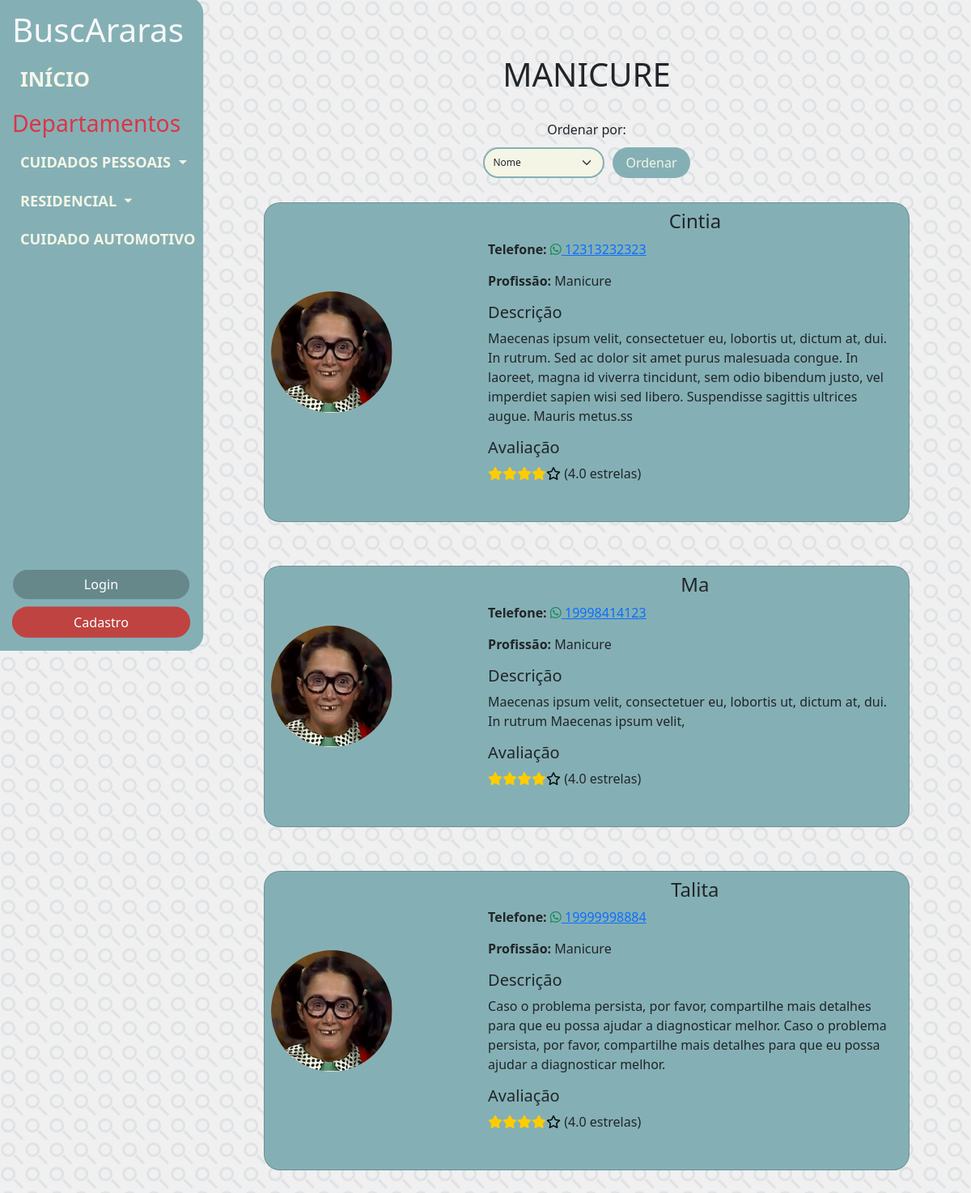
Page /buscararas/lista_profissionais.php?profissao=Manicure on the committed database.
### tables this page shows
CREATE TABLE `profissional` (
  `id_profissional` int(11) NOT NULL,
  `nome_profissional` varchar(50) NOT NULL,
  `senha_profissional` varchar(255) NOT NULL,
  `descricao_profissional` text DEFAULT NULL,
  `email_profissional` varchar(50) NOT NULL,
  `tel_profissional` varchar(11) NOT NULL,
  `ranking_profissional` int(11) NOT NULL,
  `fk_departamentos_id_area` int(11) NOT NULL,
  `fk_profissoes_id_profissao` int(11) NOT NULL
);

### buscararas/lista_profissionais.php (the view, shortened to what this page needs)
<?php
include 'db.php';
$profissaoName = $_GET['profissao'];
$ordenar = isset($_GET['ordenar']) ? $_GET['ordenar'] : 'nome';
if ($ordenar == 'avaliacao') {
    $orderBy = 'media_estrelas DESC';
} else {
    $orderBy = 'p.nome_profissional ASC';
}
try {
    $query = "
        SELECT p.*,
        (SELECT AVG(a.estrelas_avaliacao) FROM avaliacao a WHERE a.fk_profissional_id_profissional = p.id_profissional) AS media_estrelas
        FROM profissional p
        WHERE p.fk_profissoes_id_profissao =
              (SELECT id_profissao FROM profissoes WHERE nome_profissao = :nome_profissao)
        ORDER BY $orderBy";
    $stmt = $conn->prepare($query);
    $stmt->bindParam(':nome_profissao', $profissaoName);
    $stmt->execute();
    $profissionais = $stmt->fetchAll(PDO::FETCH_ASSOC);
} catch (PDOException $e) {
    echo "<p>Ocorreu um erro ao buscar os profissionais: " . $e->getMessage() . "</p>";
    exit;
}
?>
<!DOCTYPE html>
<html lang="pt-br">
<head>
    <link href="https://cdn.jsdelivr.net/npm/bootstrap@5.3.3/dist/css/bootstrap.min.css" rel="stylesheet">
    <link rel="stylesheet" href="css/style.css">
    <link rel="stylesheet" href="https://cdnjs.cloudflare.com/ajax/libs/font-awesome/6.0.0-beta3/css/all.min.css">
</head>
<body>
    <?php include 'includes/sidebar.php'; ?>
    <div class="content d-flex flex-column align-items-center flex-grow-1">
        <div class="container mt-5">
            <h1 style="text-align: center; text-transform: uppercase;"><?php echo htmlspecialchars($profissaoName); ?></h1>
            <br>
            <form method="GET" action="" style="text-align: center;">
                <label for="ordenar" style="margin-bottom: 10px;">Ordenar por:</label>
                <div class="select-container"  style="display: flex; justify-content: center; align-items: center; width: 100%; gap: 10px; margin: 0 auto;">
                    <select class="form-select custom-select" name="ordenar" id="ordenar" style="width: 150px; height: 38px; border: 2px solid #84B0B5; border-radius: 20px; padding: 5px 10px; margin: 0; box-sizing: border-box;">
                        <option value="nome" <?php echo isset($_GET['ordenar']) && $_GET['ordenar'] == 'nome' ? 'selected' : ''; ?>>Nome</option>
                    </select>
                    <button type="submit" class="btn hoverando verdinho" style="border-radius: 20px; height: 38px; padding: 5px 15px; margin: 0; box-sizing: border-box; width: auto;">Ordenar</button>
                </div>
            </form>
            <?php if (count($profissionais) > 0): ?>
                <?php foreach ($profissionais as $profissional): ?>
                    <div class="w-100 mb-4">
                        <div class="card form-card w-500 p-2 profile-container">
                            <div class="row align-items-center-perfil mb-4" style="cursor: pointer;"
                                 onclick="window.location.href='perfilunico.php?id=<?php echo $profissional['id_profissional']; ?>';">
                                <div class="col-md-4 text-center">
                                    <img src="img/chiquinha.jpg" alt="Foto do Profissional" class="img-fluid rounded-circle profile-photo">
                                </div>
                                <div class="col-md-8 profile-info">
                                        <h4 class="text-center" style="text-transform: capitalize;"><?php echo htmlspecialchars($profissional['nome_profissional']); ?></h4>
                                        <p><strong>Telefone:</strong>
                                        <a href="https://wa.me/55<?php echo htmlspecialchars($profissional['tel_profissional']);?>" target="_blank">
                                                <i class="fab fa-whatsapp text-success"></i> <?php echo htmlspecialchars($profissional['tel_profissional']); ?>
                                            </a>
                                        </p>
                                        <p><strong>Profissão:</strong> <?php echo htmlspecialchars($profissaoName); ?></p>
                                        <h5>Descrição</h5>
                                        <p><?php echo htmlspecialchars($profissional['descricao_profissional']); ?></p>
                                        <h5>Avaliação</h5>
                                                <p>
                                                    <?php
                                                    $media_estrelas = isset($profissional['media_estrelas']) ? $profissional['media_estrelas'] : null;
                                                    if ($media_estrelas !== null) {
                                                        $stars_full = floor($media_estrelas);
                                                        $stars_half = ($media_estrelas - $stars_full >= 0.5) ? 1 : 0;
                                                        $stars_empty = 5 - ($stars_full + $stars_half);
                                                        for ($i = 0; $i < $stars_full; $i++) {
                                                            echo '<i class="fas fa-star"></i>';
                                                        }
                                                        for ($i = 0; $i < $stars_empty; $i++) {
                                                            echo '<i class="far fa-star"></i>';
                                                        }
                                                        echo " (" . htmlspecialchars(number_format($media_estrelas, 1)) . " estrelas)";
                                                    } else {
                                                        echo "Profissional não avaliado";
                                                    }
                                                    ?>
                                                </p>
                                    </div>
                            </div>
                        </div>
                    </div>
                <?php endforeach; ?>
            <?php else: ?>
                <p>Ainda não temos nenhum profissional cadastrado neste departamento.</p>
            <?php endif; ?>
        </div>
    </div>
</body>
</html>

### buscararas/css/style.css (style rules this page uses)
html, body { margin: 0; padding: 0; height: 100%; overflow-x: hidden; position: relative; background-color: #f0f0f0; height: 100%; overflow: auto; }
.hoverando { transition: transform 0.3s ease, box-shadow 0.3s ease; }
.fa-star, .fa-star-half-alt { color: #ffcc00; }
.far.fa-star { color: #070707; }
.sidebar, .content, .dropdown-item, .profile-container { cursor: default; }
.verdinho { background-color: #84B0B5; color: #F5F5E6; }
.content { flex: 1; display: flex; flex-direction: column; align-items: center; gap: 20px; margin-left: 200px; width: calc(100% - 200px); }
#ordenar { background-color: #F5F5E6; border-radius: 20px; padding: 5px; }
.form-card { background-color: #84B0B5; border-radius: 20px; padding: 15px; width: 80%; max-width: 450px; }
.form-control, .form-select { background-color: #F5F5E6; border: none; border-radius: 20px; padding: 10px; font-size: 12px; margin-bottom: 12px; }
.content { margin-left: 250px; padding: 20px; width: calc(100% - 250px); overflow-y: auto; }
.w-100 { width: 100%; display: flex; justify-content: center; }
.profile-container { display: flex; flex-direction: row; justify-content: flex-start; align-items: flex-start; background-color: #84B0B5; border-radius: 20px; padding: 15px; width: 90%; max-width: 800px; margin-top: 30px; min-height: 200px; transition: transform 0.3s ease, box-shadow 0.3s ease; }
.profile-photo { background-color: #D8D8D8; border-radius: 50%; display: flex; justify-content: center; align-items: center; height: 150px; width: 150px; flex-shrink: 0; }
.profile-info { display: flex; flex-direction: column; justify-content: space-between; min-height: 250px; }
.profile-info p { margin: 0; margin-bottom: 15px; }
.row.align-items-center-perfil { display: flex; flex-direction: row; align-items: center; }
.row.align-items-center-perfil { display: flex; align-items: center; justify-content: center; flex-wrap: wrap; }

### buscararas/lista_profissionais.php (style rules this page uses)
body { background-image: url('img/lupa.svg'); background-repeat: repeat; background-size: 30px 30px; }

### rows in the picture
profissional: nome_profissional "Cintia", tel_profissional "12313232323", descricao_profissional "Maecenas ipsum velit, consectetuer eu, lobortis ut, dictum at, dui. In rutrum. Sed ac dolor sit amet purus malesuada congue. In laoreet, magna id viverra tincidunt, sem odio bibendum justo, vel imperdiet sapien wisi sed libero. Suspendisse sagittis ultrices augue. Mauris metus.ss", media_estrelas "4.0"
profissional: nome_profissional "Ma", tel_profissional "19998414123", descricao_profissional "Maecenas ipsum velit, consectetuer eu, lobortis ut, dictum at, dui. In rutrum Maecenas ipsum velit,", media_estrelas "4.0"
profissional: nome_profissional "Talita", tel_profissional "19999998884", descricao_profissional "Caso o problema persista, por favor, compartilhe mais detalhes para que eu possa ajudar a diagnosticar melhor. Caso o problema persista, por favor, compartilhe mais detalhes para que eu possa ajudar a diagnosticar melhor.", media_estrelas "4.0"

### other values in the picture
$area "CUIDADOS PESSOAIS"
$area "RESIDENCIAL"
$area "CUIDADO AUTOMOTIVO"
$profissaoName "MANICURE"
